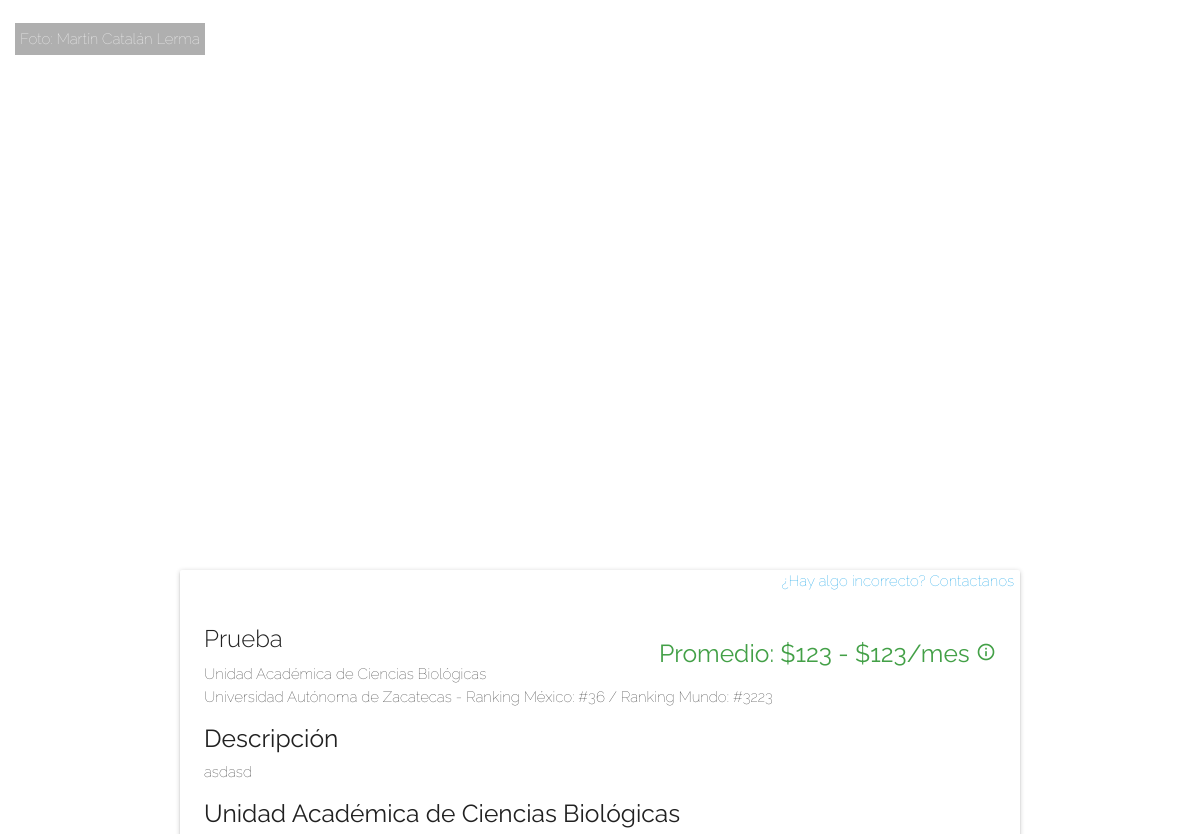
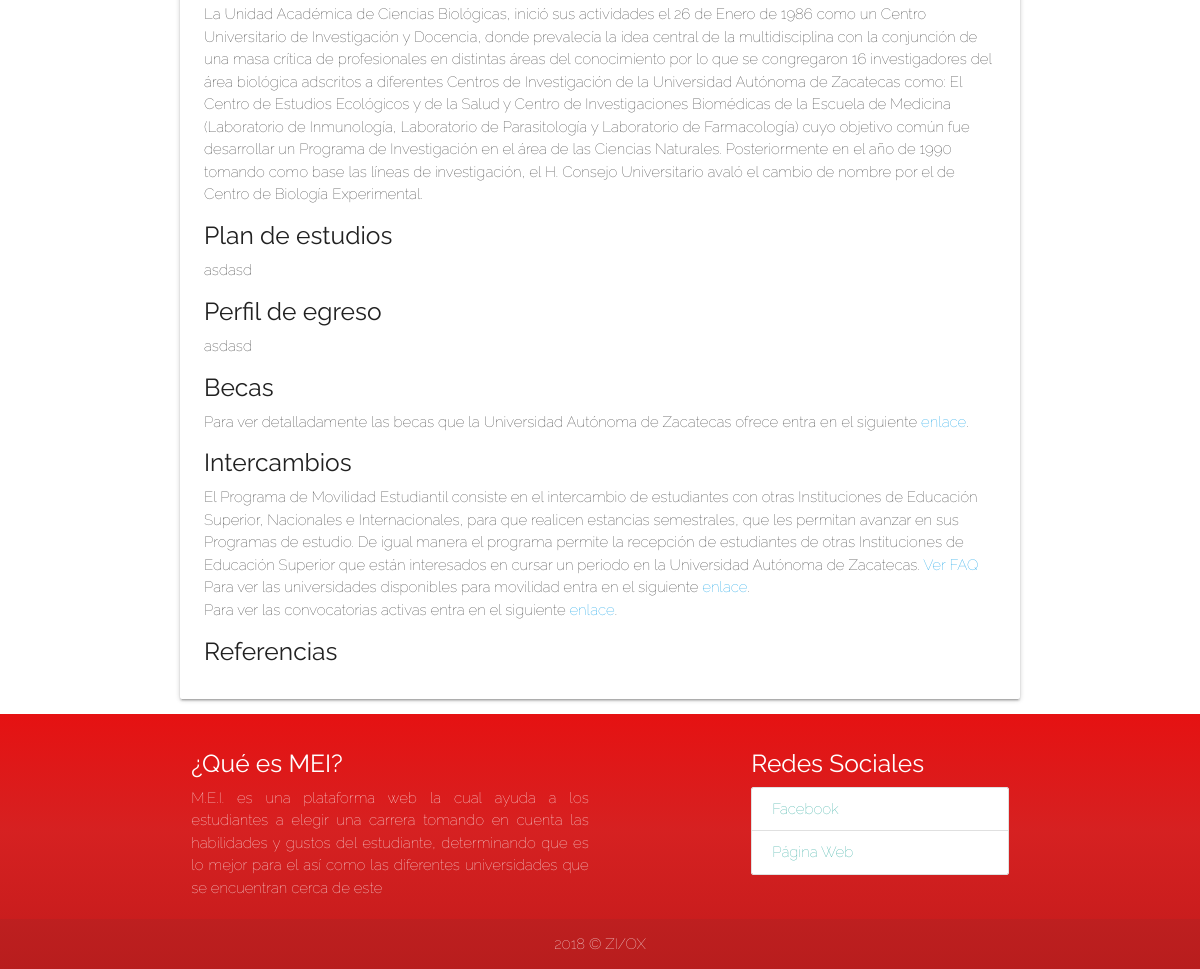
The page /public/nuevos/carrera.php?carrera=Prueba&uni=Unidad Académica de Ciencias Biológicas on the database its author committed (2 pictures, top to bottom).
### tables this page shows
CREATE TABLE `carrera_uni` (
  `UID` int(11) NOT NULL,
  `id_carrera` int(11) NOT NULL,
  `plan_estudio` mediumtext NOT NULL,
  `perfil_egreso` mediumtext NOT NULL,
  `id_universidad` int(11) NOT NULL,
  `referencias` text NOT NULL
);

CREATE TABLE `universidad` (
  `UID` int(11) NOT NULL,
  `nombre` varchar(150) NOT NULL,
  `descripcion` mediumtext NOT NULL,
  `lat` varchar(72) NOT NULL,
  `lng` varchar(72) NOT NULL,
  `foto_url` varchar(300) DEFAULT NULL,
  `foto_autor` varchar(70) NOT NULL,
  `ciudad` varchar(72) NOT NULL,
  `id_institutucion` int(11) NOT NULL
);

CREATE TABLE `carrera_info` (
  `UID` int(11) NOT NULL,
  `nombre` varchar(72) NOT NULL,
  `descripcion` mediumtext NOT NULL,
  `salario_min` float DEFAULT NULL,
  `salario_max` float DEFAULT NULL,
  `keywords` text NOT NULL
);

CREATE TABLE `institucion` (
  `UID` int(11) NOT NULL,
  `name` varchar(120) NOT NULL,
  `intercambio` mediumtext NOT NULL,
  `becas` mediumtext NOT NULL,
  `rank_nac` int(11) DEFAULT NULL,
  `rank_mun` int(11) DEFAULT NULL
);

### public/nuevos/carrera.php (the view, shortened to what this page needs)
<?php
  include '../../private/conn.php';
  $name = $_GET['carrera'];
  $uni = $_GET['uni'];
  $query = mysqli_query($con,"SELECT * FROM carrera_uni
            JOIN universidad ON universidad.UID = carrera_uni.id_universidad
            JOIN carrera_info ON carrera_info.UID = carrera_uni.id_carrera
            JOIN institucion ON institucion.UID = universidad.id_institutucion
            WHERE carrera_info.nombre  = '$name' AND universidad.nombre = '$uni'");
  $carrera = mysqli_fetch_array($query, MYSQLI_NUM);
  ?>
<html>
    <head>
        <link rel="stylesheet" type="text/css" href="../../assets/css/estilos.css">
    <link rel="stylesheet" href="https://cdnjs.cloudflare.com/ajax/libs/materialize/1.0.0-rc.2/css/materialize.min.css">
    </head>
    <body style="background-image: url('<?php echo $carrera[11]; ?>');background-size: cover;background-attachment: fixed; background-position: center center;">
        <?php
            echo '
            <div>
              <div class=""><span style="position: absolute; padding:5px; margin:15px; background-color:#00000050; color: white; ">Foto: '.$carrera[12].'</span></div>
            </div>';
        ?>
        <div id="container" style="display:block;">
            <div class="container">
                <?php
                  echo '
                  <div class="card white-1">
                  <span class="right" style="margin-right:6px"><a href="#modal-email" class="modal-trigger">¿Hay algo incorrecto? Contactanos</a></span>
                    <div class="card-content">
                      <span class="right green-text text-darken-1"><h5>Promedio: $'.$carrera[18].' - $'.$carrera[19].'/mes <i class="material-icons tooltipped" style="font-size: 20px;" data-position="bottom" data-delay="0" data-tooltip="El promedio depende de la experiencia, el puesto, la preparación profesional y del trabajo realizado en el mes.">info_outline</i></h5></span>
                      <span><h3 class="card-title">'.$carrera[16].'</h3></span>
                      <span class="carrera">'.$carrera[7].'</span><br>
                      <span class="carrera">'.$carrera[22].' - Ranking México: #'.$carrera[25].' / Ranking Mundo: #'.$carrera[26].'</span><br>
                      <h5>Descripción</h5>
                      <span class="carrera">'.$carrera[17].'</span>
                      <h5>'.$uni.'</h5>
                      <span class="carrera">'.$carrera[8].'</span>
                      <h5>Plan de estudios</h5>
                      <span class="carrera">'.$carrera[2].'</span>
                      <h5>Perfil de egreso</h5>
                      <span class="carrera">'.$carrera[3].'</span>
                      <h5>Becas</h5>
                      <span class="carrera">'.$carrera[24].'</span>
                      <h5>Intercambios</h5>
                      <span class="carrera">'.$carrera[23].'</span>
                      <h5>Referencias</h5>
                      <span class="carrera">'.$carrera[5].'</span>
                    </div>
                  </div>';
                ?>
            </div>
        </div>
    </body>
</html>

### public/assets/css/estilos.css (style rules this page uses)
* { margin: 0px; padding: 0px; font-family: 'Raleway', sans-serif; font-weight: lighter; box-sizing: border-box; }
.redColor { background: rgb(229,12,12); background: -moz-linear-gradient(180deg, rgba(229,12,12,0.9424720571822479) 0%, rgba(212,27,27,0.9284664549413515) 46%, rgba(191,20,20,0.9200630935968137) 100%); background: -webkit-linear-gradient(180deg, rgba(229,12,12,0.9424720571822479) 0%, rgba(212,27,27,0.9284664549413515) 46%, rgba(191,20,20,0.9200630935968137) 100%); background: linear-gradient(180deg, rgba(229,12,12,0.9424720571822479) 0%, rgba(212,27,27,0.9284664549413515) 46%, rgba(191,20,20,0.9200630935968137) 100%); filter: progid:DXImageTransform.Microsoft.gradient(startColorstr="#e50c0c",endColorstr="#bf1414",GradientType=1); }

### rows shown on the page
carrera_uni: id_universidad.foto_autor "Martín Catalán Lerma", id_carrera.salario_min "123", id_carrera.salario_max "123", id_carrera.nombre "Prueba", id_universidad.nombre "Unidad Académica de Ciencias Biológicas", institucion.name "Universidad Autónoma de Zacatecas", institucion.rank_nac "36", institucion.rank_mun "3223", id_carrera.descripcion "asdasd", id_universidad.descripcion "La Unidad Académica de Ciencias Biológicas, inició sus actividades el 26 de Enero de 1986 como un Centro Universitario de Investigación y Docencia, donde prevalecía la idea central de la multidisciplina con la conjunción de una masa crítica de profesionales en distintas áreas del conocimiento por lo que se congregaron 16 investigadores del área biológica adscritos a diferentes Centros de Investigación de la Universidad Autónoma de Zacatecas como: El Centro de Estudios Ecológicos y de la Salud y Centro de Investigaciones Biomédicas de la Escuela de Medicina (Laboratorio de Inmunología, Laboratorio de Parasitología y Laboratorio de Farmacología) cuyo objetivo común fue desarrollar un Programa…", plan_estudio "asdasd", perfil_egreso "asdasd", institucion.becas "Para ver detalladamente las becas que la Universidad Autónoma de Zacatecas ofrece entra en el siguiente enlace .", institucion.intercambio "El Programa de Movilidad Estudiantil consiste en el intercambio de estudiantes con otras Instituciones de Educación Superior, Nacionales e Internacionales, para que realicen estancias semestrales, que les permitan avanzar en sus Programas de estudio. De igual manera el programa permite la recepción de estudiantes de otras Instituciones de Educación Superior que están interesados en cursar un periodo en la Universidad Autónoma de Zacatecas. Ver FAQ Para ver las universidades disponibles para movilidad entra en el siguiente enlace . Para ver las convocatorias activas entra en el siguiente enlace ."

### other values the page prints
$uni "Unidad Académica de Ciencias Biológicas"
